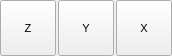
<?xml version="1.0" encoding="UTF-8"?>
<ui version="4.0">
 <class>TransformFlipPopup</class>
 <widget class="QWidget" name="TransformFlipPopup">
  <property name="geometry">
   <rect>
    <x>0</x>
    <y>0</y>
    <width>172</width>
    <height>56</height>
   </rect>
  </property>
  <property name="sizePolicy">
   <sizepolicy hsizetype="Minimum" vsizetype="Minimum">
    <horstretch>0</horstretch>
    <verstretch>0</verstretch>
   </sizepolicy>
  </property>
  <property name="font">
   <font>
    <pointsize>8</pointsize>
   </font>
  </property>
  <property name="windowTitle">
   <string>Transform Centre Popup</string>
  </property>
  <layout class="QHBoxLayout" name="horizontalLayout">
   <property name="spacing">
    <number>2</number>
   </property>
   <property name="margin">
    <number>0</number>
   </property>
   <item>
    <widget class="QToolButton" name="FlipZButton">
     <property name="minimumSize">
      <size>
       <width>56</width>
       <height>56</height>
      </size>
     </property>
     <property name="maximumSize">
      <size>
       <width>56</width>
       <height>56</height>
      </size>
     </property>
     <property name="toolTip">
      <string>Flip current selection about the Z axis</string>
     </property>
     <property name="text">
      <string>Z</string>
     </property>
     <property name="icon">
      <iconset resource="icons.qrc">
       <normaloff>:/transform/icons/transform_flipz.svg</normaloff>:/transform/icons/transform_flipz.svg</iconset>
     </property>
     <property name="iconSize">
      <size>
       <width>30</width>
       <height>30</height>
      </size>
     </property>
     <property name="checkable">
      <bool>false</bool>
     </property>
     <property name="autoExclusive">
      <bool>false</bool>
     </property>
     <property name="toolButtonStyle">
      <enum>Qt::ToolButtonTextUnderIcon</enum>
     </property>
     <property name="autoRaise">
      <bool>false</bool>
     </property>
    </widget>
   </item>
   <item>
    <widget class="QToolButton" name="FlipYButton">
     <property name="minimumSize">
      <size>
       <width>56</width>
       <height>56</height>
      </size>
     </property>
     <property name="maximumSize">
      <size>
       <width>56</width>
       <height>56</height>
      </size>
     </property>
     <property name="toolTip">
      <string>Flip current selection about the Y axis</string>
     </property>
     <property name="text">
      <string>Y</string>
     </property>
     <property name="icon">
      <iconset resource="icons.qrc">
       <normaloff>:/transform/icons/transform_flipy.svg</normaloff>:/transform/icons/transform_flipy.svg</iconset>
     </property>
     <property name="iconSize">
      <size>
       <width>30</width>
       <height>30</height>
      </size>
     </property>
     <property name="checkable">
      <bool>false</bool>
     </property>
     <property name="autoExclusive">
      <bool>false</bool>
     </property>
     <property name="toolButtonStyle">
      <enum>Qt::ToolButtonTextUnderIcon</enum>
     </property>
     <property name="autoRaise">
      <bool>false</bool>
     </property>
    </widget>
   </item>
   <item>
    <widget class="QToolButton" name="FlipXButton">
     <property name="minimumSize">
      <size>
       <width>56</width>
       <height>56</height>
      </size>
     </property>
     <property name="maximumSize">
      <size>
       <width>56</width>
       <height>56</height>
      </size>
     </property>
     <property name="toolTip">
      <string>Flip current selection about the X axis</string>
     </property>
     <property name="text">
      <string>X</string>
     </property>
     <property name="icon">
      <iconset resource="icons.qrc">
       <normaloff>:/transform/icons/transform_flipx.svg</normaloff>:/transform/icons/transform_flipx.svg</iconset>
     </property>
     <property name="iconSize">
      <size>
       <width>30</width>
       <height>30</height>
      </size>
     </property>
     <property name="checkable">
      <bool>false</bool>
     </property>
     <property name="autoExclusive">
      <bool>false</bool>
     </property>
     <property name="toolButtonStyle">
      <enum>Qt::ToolButtonTextUnderIcon</enum>
     </property>
     <property name="autoRaise">
      <bool>false</bool>
     </property>
    </widget>
   </item>
  </layout>
 </widget>
 <resources>
  <include location="icons.qrc"/>
 </resources>
 <connections/>
</ui>
